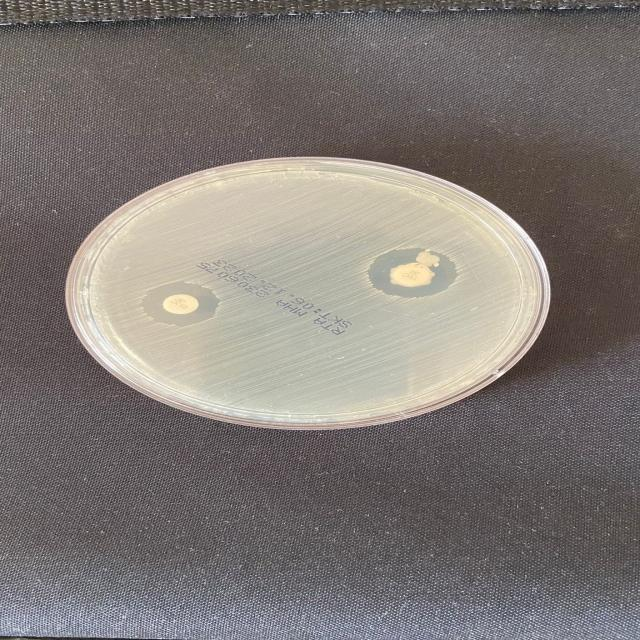
#> input picture src/e3546_jpeg.rf.61db305c41492470a7b706ea62e82559.jpg, 640 x 640 px
$ python generate_masks_zip.py --images_dir .
#> lines starting #> are read from the running program, lines starting #| are printed output that depends on the picture; after the words box and inside, x2 and y2 are one past the last pixel; in counts of white or black regions, pixels touching at a corner belong together
"""
generate_masks_zip.py
=====================
Automatically generates inhibition-zone segmentation masks for the
ZIP dataset images using a multi-method pipeline:

  1. Detect the Petri dish boundary (large Hough circle)
  2. Detect antibiotic discs (small Hough circles)
  3. For each disc, extract the local region and segment the clear
     halo using adaptive thresholding + morphological refinement
  4. Optionally refine with GrabCut for cleaner boundaries

No ground-truth measurements needed — fully unsupervised.

Output: binary PNG mask per image in data/zip_dataset/masks/
"""

import os
import argparse
import numpy as np
import cv2
from pathlib import Path
from tqdm import tqdm


# ── tuneable parameters ───────────────────────────────────────────────────────
SUPPORTED_EXT = {".jpg", ".jpeg", ".png", ".bmp", ".tif", ".tiff"}

# Petri dish detection
DISH_MIN_RADIUS_FRACTION = 0.25   # dish radius >= 25% of min(H,W)
DISH_MAX_RADIUS_FRACTION = 0.55

# Antibiotic disc detection
DISC_MIN_PX  = 8
DISC_MAX_PX  = 45
DISC_DIAM_MM = 6.0                 # physical reference

# Inhibition zone search ring
ZONE_SEARCH_MULTIPLIER = 4.5       # search up to 4.5× disc radius for zone edge


# ── image pre-processing ──────────────────────────────────────────────────────

def preprocess(img: np.ndarray):
    """Return CLAHE-enhanced grayscale for better contrast on pale zones."""
    gray = cv2.cvtColor(img, cv2.COLOR_BGR2GRAY)
    clahe = cv2.createCLAHE(clipLimit=2.0, tileGridSize=(8, 8))
    return clahe.apply(gray)


# ── Petri dish detection ──────────────────────────────────────────────────────

def find_dish(gray: np.ndarray):
    """
    Returns (cx, cy, radius) of the Petri dish, or None if not found.
    We look for one large circle near the image centre.
    """
    h, w = gray.shape
    min_r = int(min(h, w) * DISH_MIN_RADIUS_FRACTION)
    max_r = int(min(h, w) * DISH_MAX_RADIUS_FRACTION)
    blurred = cv2.GaussianBlur(gray, (15, 15), 3)
    circles = cv2.HoughCircles(
        blurred, cv2.HOUGH_GRADIENT,
        dp=1.5, minDist=min(h, w),
        param1=50, param2=40,
        minRadius=min_r, maxRadius=max_r
    )
    if circles is None:
        return None
    c = np.round(circles[0][0]).astype(int)
    return (c[0], c[1], c[2])


# ── antibiotic disc detection ─────────────────────────────────────────────────

def find_discs(gray: np.ndarray, dish=None):
    """
    Returns list of (cx, cy, radius) for each antibiotic disc.
    Restricts search to inside the dish boundary if dish is provided.
    """
    mask = np.zeros_like(gray)
    if dish:
        cv2.circle(mask, (dish[0], dish[1]), dish[2], 255, -1)
        search = cv2.bitwise_and(gray, gray, mask=mask)
    else:
        search = gray.copy()

    blurred = cv2.GaussianBlur(search, (7, 7), 2)
    circles = cv2.HoughCircles(
        blurred, cv2.HOUGH_GRADIENT,
        dp=1, minDist=30,
        param1=60, param2=28,
        minRadius=DISC_MIN_PX, maxRadius=DISC_MAX_PX
    )
    if circles is None:
        return []
    circles = np.round(circles[0]).astype(int)
    result = [(c[0], c[1], c[2]) for c in circles]

    # filter: must be inside dish
    if dish:
        dx, dy, dr = dish
        result = [
            c for c in result
            if math.hypot(c[0]-dx, c[1]-dy) < dr - c[2]
        ]
    return result


# ── zone segmentation around a single disc ────────────────────────────────────

# [92 lines left out: function segment_zone, not called in this run]


import math


# ── per-image pipeline ────────────────────────────────────────────────────────

def process_image(img_path: Path, masks_dir: Path, visualise: bool = False):
    img  = cv2.imread(str(img_path))
    if img is None:
        return False

    gray  = preprocess(img)
    h, w  = gray.shape
    dish  = find_dish(gray)
    discs = find_discs(gray, dish)

    if not discs:
        # fallback: try without dish constraint
        discs = find_discs(gray, None)

    combined_mask = np.zeros((h, w), dtype=np.uint8)

    for (cx, cy, r) in discs:
        zone_mask = segment_zone(gray, cx, cy, r, dish)
        combined_mask = cv2.bitwise_or(combined_mask, zone_mask)

    stem      = img_path.stem
    mask_path = masks_dir / (stem + "_mask.png")
    cv2.imwrite(str(mask_path), combined_mask)

    # optional debug visualisation
    if visualise:
        vis = img.copy()
        vis[combined_mask > 0] = (vis[combined_mask > 0] * 0.5 +
                                  np.array([0, 255, 0]) * 0.5).astype(np.uint8)
        if dish:
            cv2.circle(vis, (dish[0], dish[1]), dish[2], (255, 0, 0), 2)
        for cx, cy, r in discs:
            cv2.circle(vis, (cx, cy), r, (0, 0, 255), 2)
        vis_path = masks_dir / (stem + "_vis.jpg")
        cv2.imwrite(str(vis_path), vis)

    return True


# ── main ──────────────────────────────────────────────────────────────────────

def main(images_dir: str, masks_dir: str, visualise: bool):
    images_path = Path(images_dir)
    masks_path  = Path(masks_dir)
    masks_path.mkdir(parents=True, exist_ok=True)

    files = [f for f in images_path.iterdir()
             if f.suffix.lower() in SUPPORTED_EXT]

    if not files:
        print(f"❌  No images found in {images_dir}")
        return

    ok = 0
    for f in tqdm(files, desc="Segmenting ZIP images"):
        if process_image(f, masks_path, visualise):
#> in process_image, img is the input picture: shape (640, 640, 3); mean B, G, R 117.3, 120.9, 127.2
#> in preprocess, `gray = cv2.cvtColor(img, cv2.COLOR_BGR2GRAY)`:
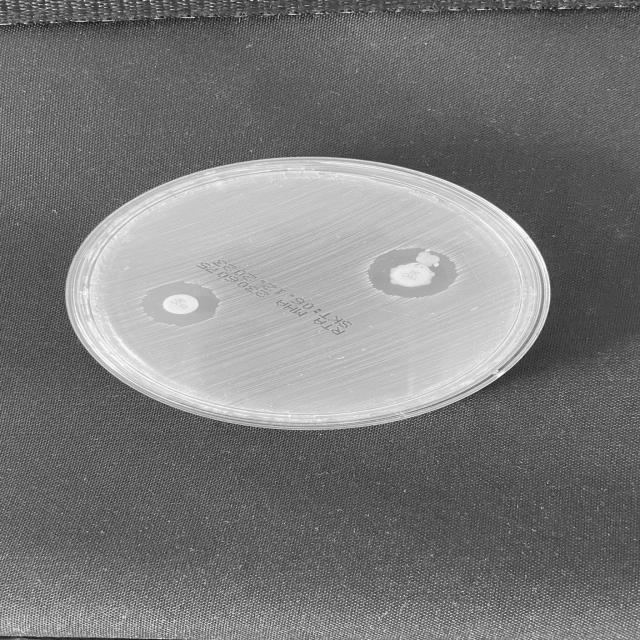
#> gray: shape (640, 640); min 8, max 255, mean 122.4
#> in preprocess, `return clahe.apply(gray)`:
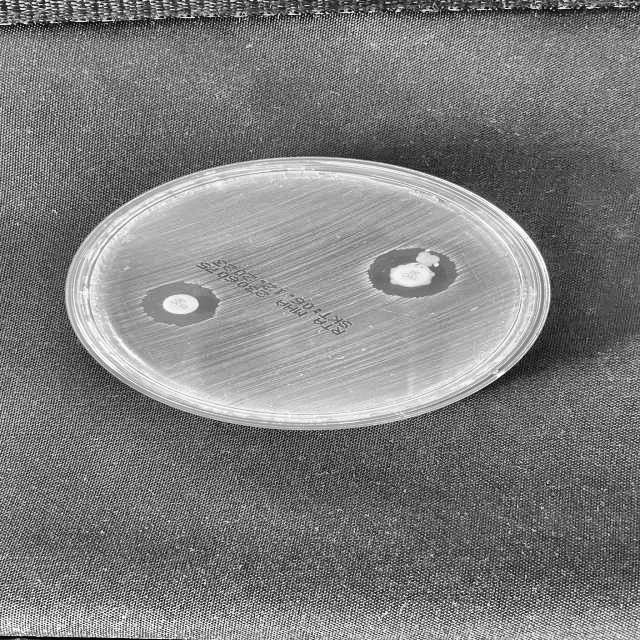
#> returned value: shape (640, 640); min 1, max 255, mean 125.5
#> in find_dish, `blurred = cv2.GaussianBlur(gray, (15, 15), 3)`:
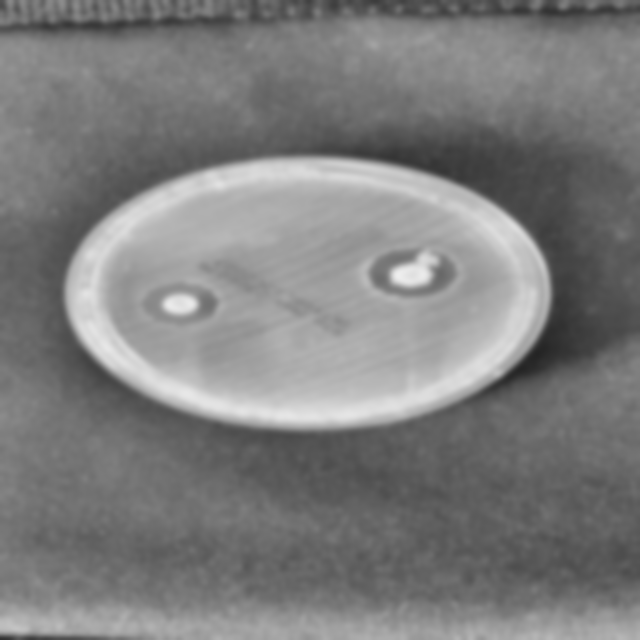
#> blurred: shape (640, 640); min 36, max 238, mean 125.5
#> in find_dish, `circles = cv2.HoughCircles( blurred, cv2.HOUGH_GRADIENT, dp=1.5, minDi..`: circles = [[333.8, 128.2, 298.8]]
#> in find_dish, `c = np.round(circles[0][0]).astype(int)`: c = [334, 128, 299]
#> in process_image, `dish  = find_dish(gray)`: dish = (334, 128, 299)
#> in find_discs, `cv2.circle(mask, (dish[0], dish[1]), dish[2], 255, -1)`:
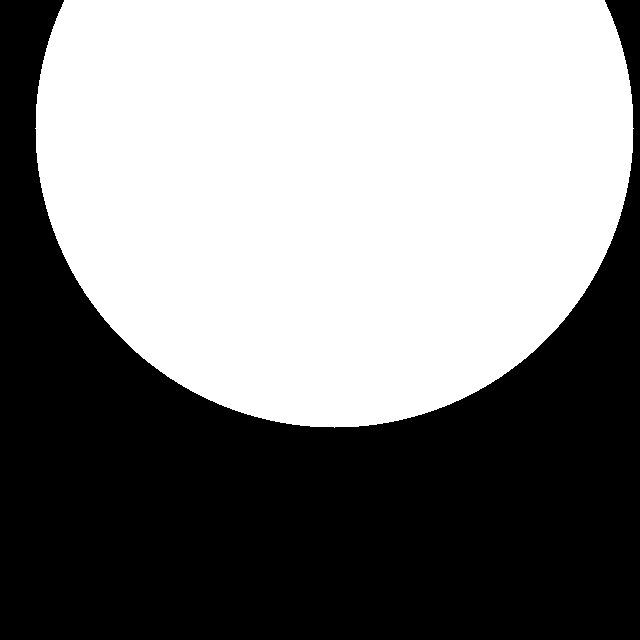
#> mask: shape (640, 640); 52.4% white; 1 black region, box (x1, y1, x2, y2) and area: (0, 0, 640, 640) 194792
#> in find_discs, `search = cv2.bitwise_and(gray, gray, mask=mask)`:
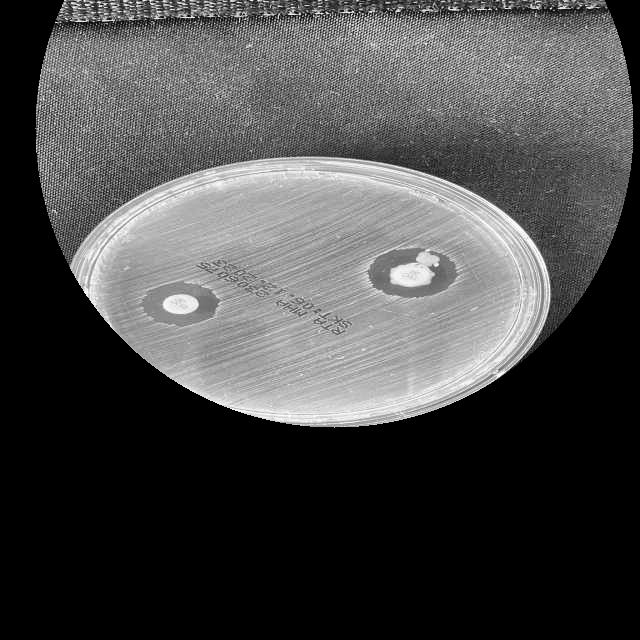
#> search: shape (640, 640); min 0, max 255, mean 72.4
#> in find_discs, `blurred = cv2.GaussianBlur(search, (7, 7), 2)`:
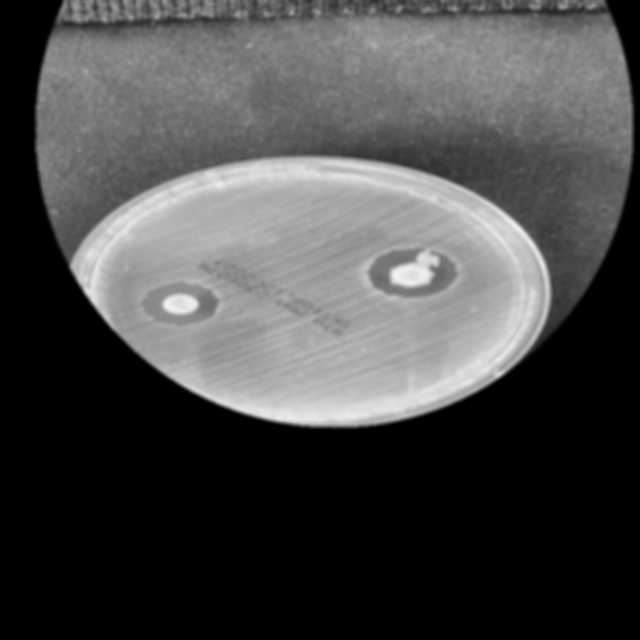
#> blurred: shape (640, 640); min 0, max 242, mean 72.4
#> in find_discs, `circles = cv2.HoughCircles( blurred, cv2.HOUGH_GRADIENT, dp=1, minDist..`: circles = None
#> in process_image, `discs = find_discs(gray, dish)`: discs = []
#> after the loop in process_image, `for (cx, cy, r) in discs:`: combined_mask: shape (640, 640); every value is 0
            ok += 1

    print(f"\n✅  Processed {ok}/{len(files)} images.")
    print(f"    Masks saved to: {masks_dir}")
    if visualise:
        print(f"    Debug overlays saved alongside masks.")


if __name__ == "__main__":
    parser = argparse.ArgumentParser(
        description="Auto-generate inhibition zone masks from ZIP dataset images"
    )
    parser.add_argument("--images_dir", required=True,
                        help="Folder containing extracted ZIP images")
    parser.add_argument("--masks_dir",  default="data/zip_dataset/masks",
                        help="Output folder for masks")
    parser.add_argument("--visualise",  action="store_true",
                        help="Save debug overlay images for quality checking")
    args = parser.parse_args()
    main(args.images_dir, args.masks_dir, args.visualise)
